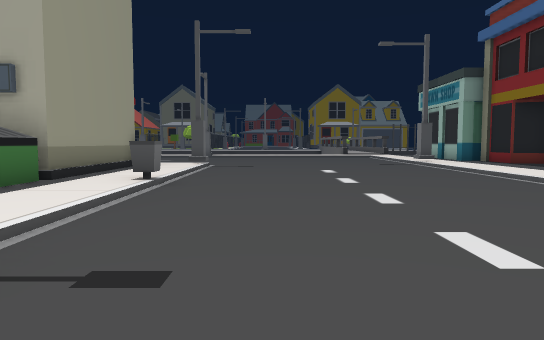
View 1 (above)

24 first-person views from a walk through a 3-D level made in the Unity game engine. The camera is 1.5 m above the floor, tilts 4° down and sees 70° across. The floor is counted in squares, 2 m on a side. Each view is taken from the middle of a square. On the plan, view 1 faces up. The plan holds only what a view shows up to about 12 squares ahead; the rest is blank. The place goes on beyond the plan. The player is left out.

View 2
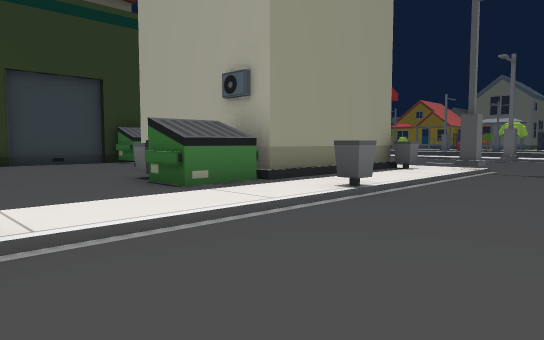

View 3
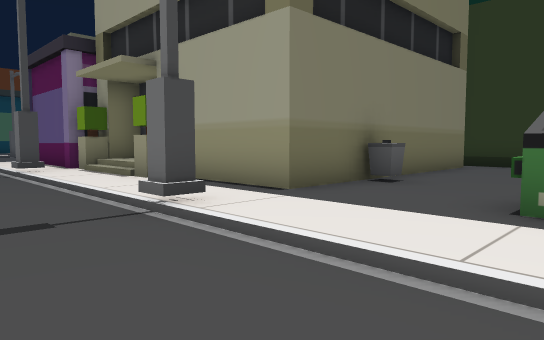

View 4
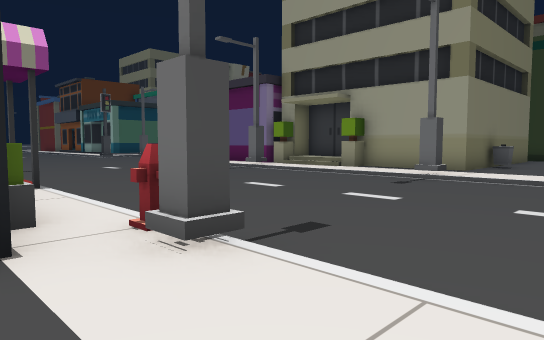

View 5
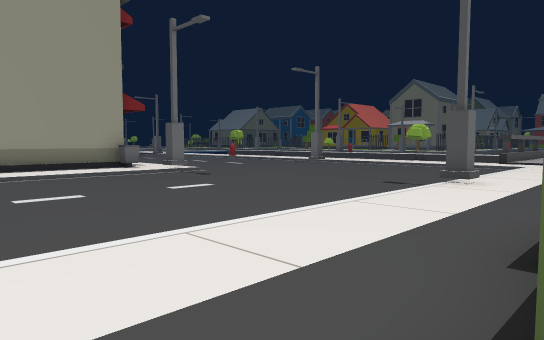

View 6
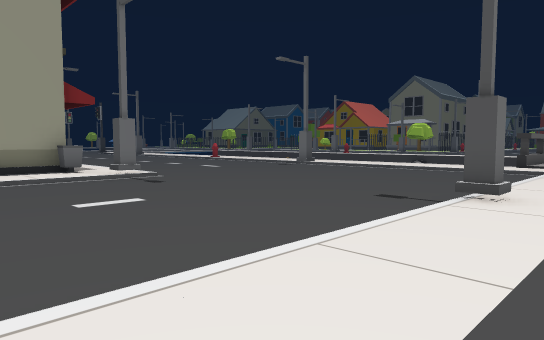

View 7
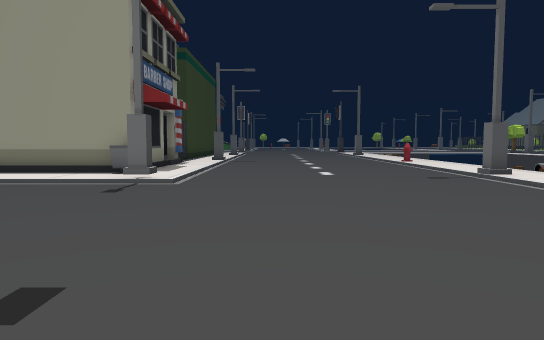

View 8
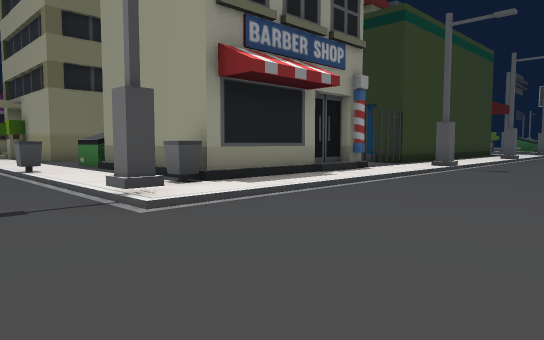

View 9
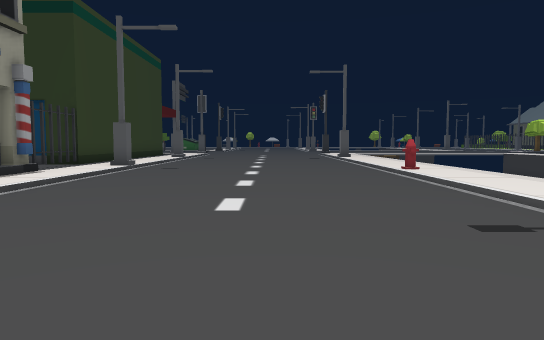

View 10
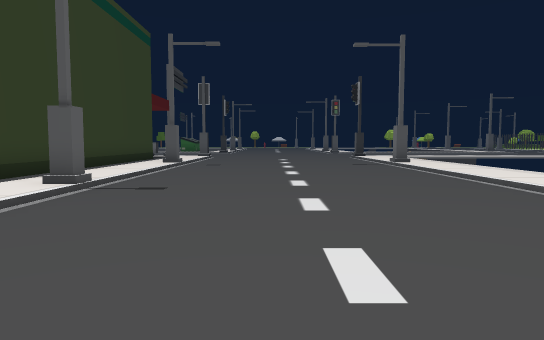

View 11
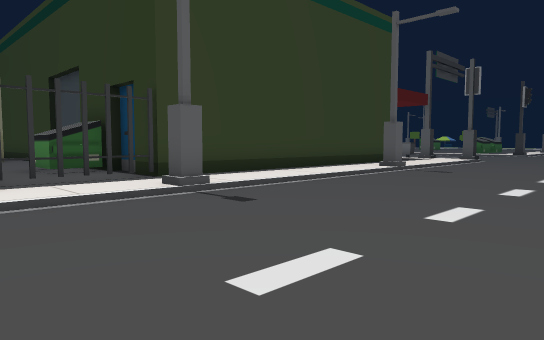

View 12
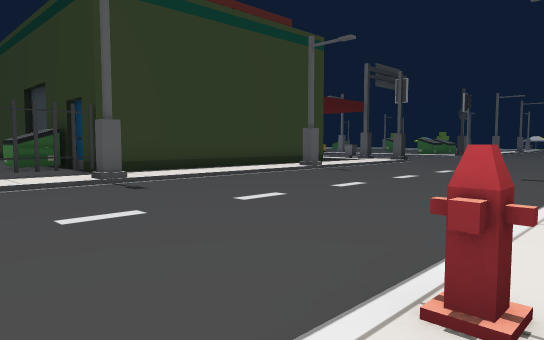

View 13
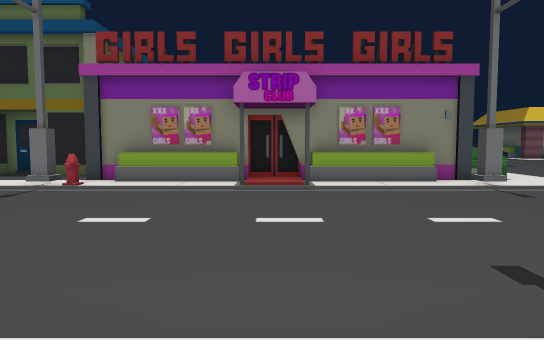

View 14
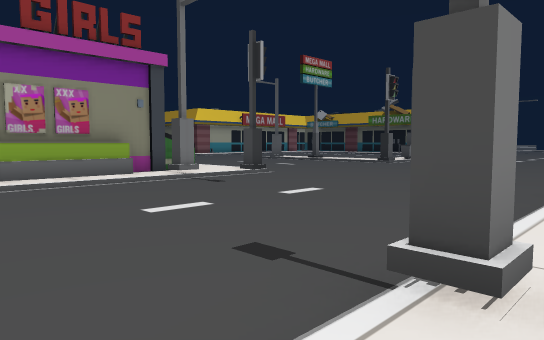

View 15
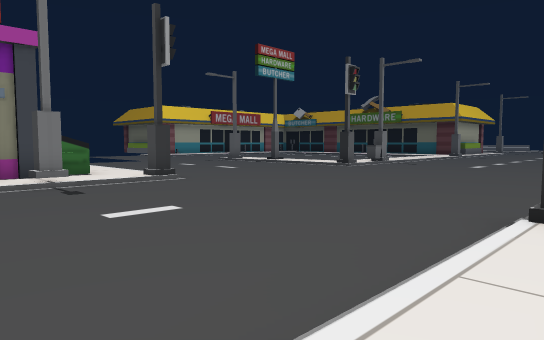

View 16
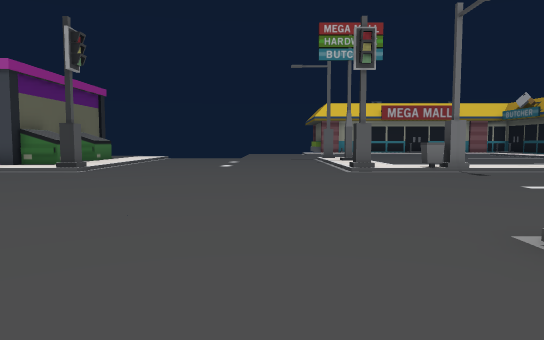

View 17
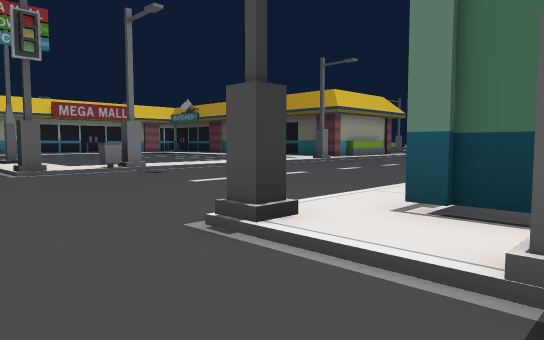

View 18
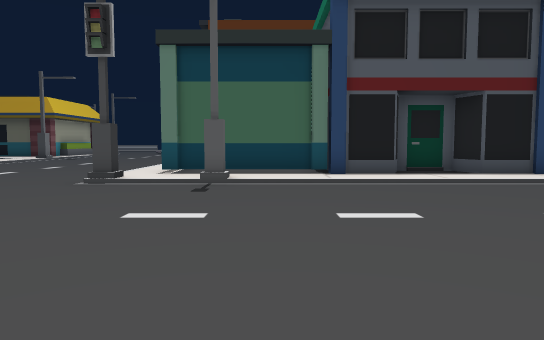

View 19
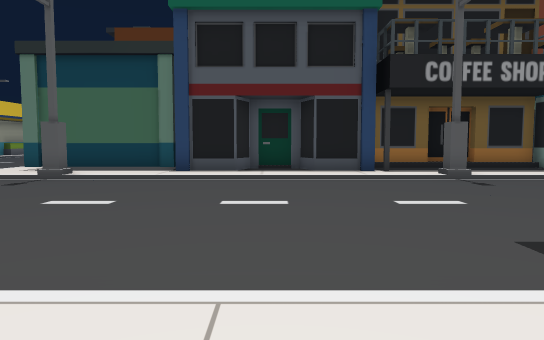

View 20
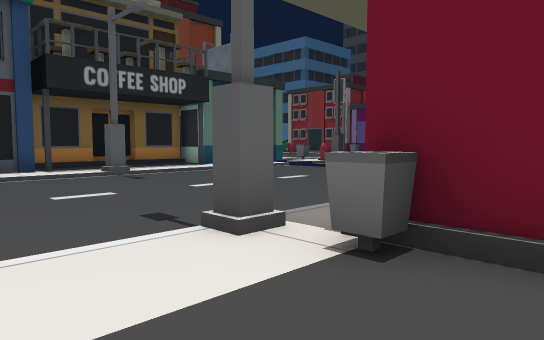

View 21
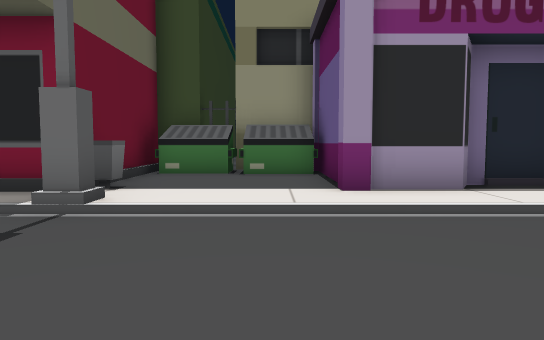

View 22
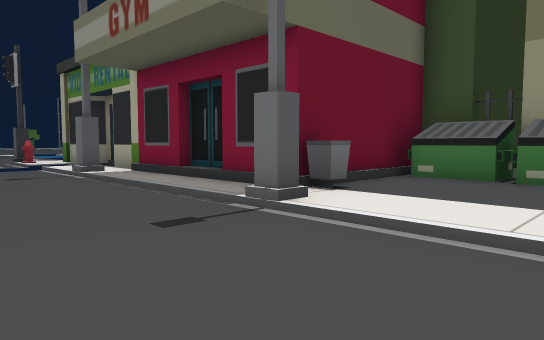

View 23
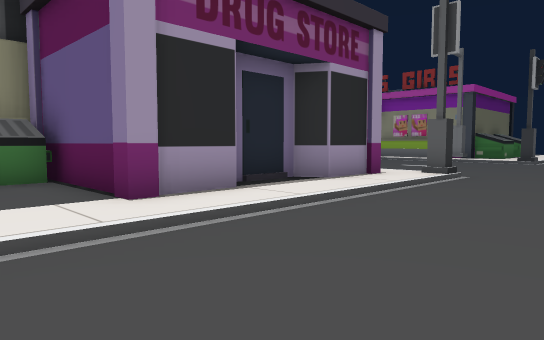

View 24
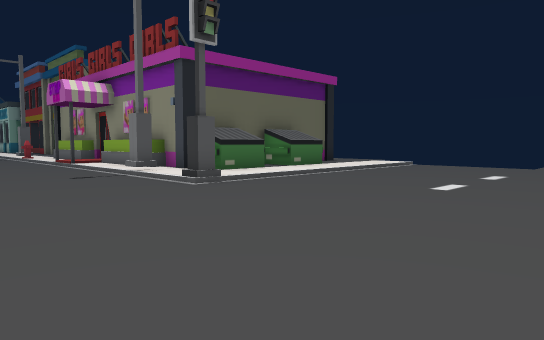

### Floor plan
Key: @ floor where view 1 was taken; # wall or solid block; . main floor; : floor 0.25 m higher than the main floor; + floor 0.75 m higher than the main floor; / step, stairs or slope; v drop or lower ground; H hydrant; O other object.
Columns run from 17 left of view 1 to 9 right of it. Each row starts with its distance up from view 1.
 22 vvvvvvvvvvv vv       #
 21 ::::::::::::::::     :/
 20 ///////H//////#//  ////
 19 ....................../:
 18 ....................../:
 17 ....................../:
 16 ....................../:
 15 ....................../:
 14 ......................#:
 13 //////#/////////....../::
 12 :::::::::::::::#....../:::
 11 #############O:/....../:::
 10      #::    ##:/....../::
  9      #O:     #:/....../::
  8      #O:     #:/....../::
  7      #::#   ##:O....../::#
  6      #::::: OO:/....../:::
  5      #::::::OO:/....../::#
  4      #:::::::::/....../::#
  3      #:::::O:::/......H:##
  2      #########:#....../O#
  1              #:/....../O#
  0              #:/.@..../O#
 -1              #:/....../O#
 -2              +//....../:#
 -3               //....../O#
 -4     # O     #O:#....../O#
 -5     #OOO#   ##:/....../O#
 -6     #OOO#    #:/....../O#
 -7     #:::#    #:/......#:###
 -8  ####O::######:/....../:OOO
 -9 /////::::::::::/....../::::
-10 /////#/////////O......O////
-11 ...........................
-12 ...........................
-13 ...........................
-14 ...........................
-15  ..........................
-16 .........................
-17 ///#////////#//O......O///
-18 ::::##:::::::::/....../:::
-19 :::::##:######:/......OO.
-20 ##########    :/....../#
-21                /....../:
-22                /...  ./:
-23                 ...

Positions as (right, up) in squares from view 1, and headings:
1: (0, 0), facing up
2: (1, 2), facing up-left
3: (0, 6), facing down-left
4: (7, 6), facing down-left
5: (8, 6), facing up-left
6: (7, 8), facing up-left
7: (6, 15), facing left
8: (0, 17), facing down-left
9: (0, 17), facing left
10: (-5, 16), facing left
11: (-8, 18), facing down-left
12: (-8, 21), facing down-left
13: (-4, -2), facing right
14: (-3, -2), facing down-right
15: (-3, -5), facing down-right
16: (-5, -15), facing right
17: (-5, -15), facing down-right
18: (-6, -9), facing down
19: (-10, -8), facing down
20: (-10, -7), facing down-left
21: (-10, -14), facing up
22: (-9, -13), facing up-left
23: (-11, -13), facing up-right
24: (1, -16), facing up-right
